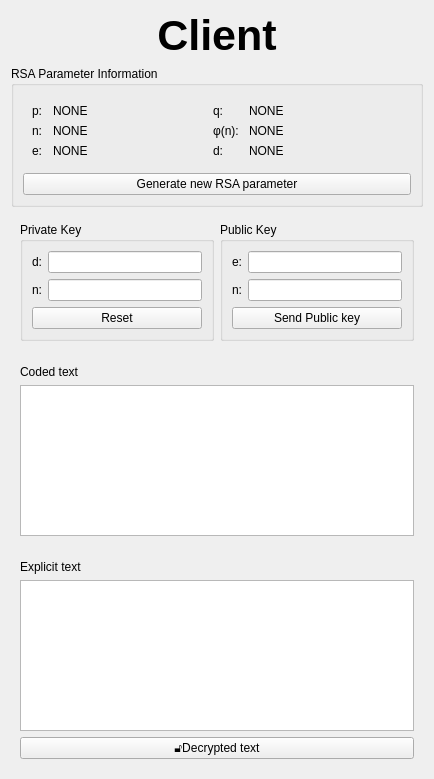
<?xml version="1.0" encoding="UTF-8"?>
<ui version="4.0">
 <class>Client</class>
 <widget class="QWidget" name="Client">
  <property name="geometry">
   <rect>
    <x>0</x>
    <y>0</y>
    <width>434</width>
    <height>779</height>
   </rect>
  </property>
  <property name="windowTitle">
   <string>Form</string>
  </property>
  <layout class="QVBoxLayout" name="verticalLayout_3">
   <item>
    <widget class="QLabel" name="label_13">
     <property name="font">
      <font>
       <pointsize>32</pointsize>
       <bold>true</bold>
      </font>
     </property>
     <property name="text">
      <string>Client</string>
     </property>
     <property name="alignment">
      <set>Qt::AlignCenter</set>
     </property>
    </widget>
   </item>
   <item>
    <widget class="QGroupBox" name="groupBox">
     <property name="title">
      <string>RSA Parameter Information</string>
     </property>
     <layout class="QVBoxLayout" name="verticalLayout_4">
      <item>
       <widget class="QWidget" name="widget_5" native="true">
        <layout class="QGridLayout" name="gridLayout_4">
         <item row="0" column="0">
          <widget class="QLabel" name="label">
           <property name="maximumSize">
            <size>
             <width>15</width>
             <height>16777215</height>
            </size>
           </property>
           <property name="text">
            <string>p:</string>
           </property>
          </widget>
         </item>
         <item row="0" column="1">
          <widget class="QLabel" name="lb_p">
           <property name="text">
            <string>NONE</string>
           </property>
          </widget>
         </item>
         <item row="0" column="2">
          <widget class="QLabel" name="label_2">
           <property name="text">
            <string>q:</string>
           </property>
          </widget>
         </item>
         <item row="0" column="3">
          <widget class="QLabel" name="lb_q">
           <property name="text">
            <string>NONE</string>
           </property>
          </widget>
         </item>
         <item row="1" column="0">
          <widget class="QLabel" name="label_3">
           <property name="maximumSize">
            <size>
             <width>15</width>
             <height>16777215</height>
            </size>
           </property>
           <property name="text">
            <string>n:</string>
           </property>
          </widget>
         </item>
         <item row="1" column="1">
          <widget class="QLabel" name="lb_n">
           <property name="text">
            <string>NONE</string>
           </property>
          </widget>
         </item>
         <item row="1" column="2">
          <widget class="QLabel" name="label_4">
           <property name="maximumSize">
            <size>
             <width>30</width>
             <height>16777215</height>
            </size>
           </property>
           <property name="text">
            <string>φ(n):</string>
           </property>
          </widget>
         </item>
         <item row="1" column="3">
          <widget class="QLabel" name="lb_fn">
           <property name="text">
            <string>NONE</string>
           </property>
          </widget>
         </item>
         <item row="2" column="0">
          <widget class="QLabel" name="label_5">
           <property name="maximumSize">
            <size>
             <width>15</width>
             <height>16777215</height>
            </size>
           </property>
           <property name="text">
            <string>e:</string>
           </property>
          </widget>
         </item>
         <item row="2" column="1">
          <widget class="QLabel" name="lb_e">
           <property name="text">
            <string>NONE</string>
           </property>
          </widget>
         </item>
         <item row="2" column="2">
          <widget class="QLabel" name="label_6">
           <property name="text">
            <string>d:</string>
           </property>
          </widget>
         </item>
         <item row="2" column="3">
          <widget class="QLabel" name="lb_d">
           <property name="text">
            <string>NONE</string>
           </property>
          </widget>
         </item>
        </layout>
       </widget>
      </item>
      <item>
       <widget class="QPushButton" name="btnGenerateNewRSAParameters">
        <property name="text">
         <string>Generate new RSA parameter</string>
        </property>
       </widget>
      </item>
     </layout>
    </widget>
   </item>
   <item>
    <widget class="QWidget" name="widget" native="true">
     <layout class="QHBoxLayout" name="horizontalLayout">
      <item>
       <widget class="QGroupBox" name="groupBox_2">
        <property name="title">
         <string>Private Key</string>
        </property>
        <layout class="QGridLayout" name="gridLayout_2">
         <item row="2" column="1">
          <widget class="QLineEdit" name="le_privete_n"/>
         </item>
         <item row="1" column="0">
          <widget class="QLabel" name="label_15">
           <property name="text">
            <string>d:</string>
           </property>
          </widget>
         </item>
         <item row="1" column="1">
          <widget class="QLineEdit" name="le_privete_d"/>
         </item>
         <item row="2" column="0">
          <widget class="QLabel" name="label_14">
           <property name="maximumSize">
            <size>
             <width>15</width>
             <height>16777215</height>
            </size>
           </property>
           <property name="text">
            <string>n:</string>
           </property>
          </widget>
         </item>
         <item row="3" column="0" colspan="2">
          <widget class="QPushButton" name="btnReset">
           <property name="text">
            <string>Reset</string>
           </property>
          </widget>
         </item>
        </layout>
       </widget>
      </item>
      <item>
       <widget class="QGroupBox" name="groupBox_3">
        <property name="title">
         <string>Public Key</string>
        </property>
        <layout class="QGridLayout" name="gridLayout_3">
         <item row="0" column="0">
          <widget class="QLabel" name="label_19">
           <property name="maximumSize">
            <size>
             <width>15</width>
             <height>16777215</height>
            </size>
           </property>
           <property name="text">
            <string>e:</string>
           </property>
          </widget>
         </item>
         <item row="1" column="0">
          <widget class="QLabel" name="label_20">
           <property name="maximumSize">
            <size>
             <width>15</width>
             <height>16777215</height>
            </size>
           </property>
           <property name="text">
            <string>n:</string>
           </property>
          </widget>
         </item>
         <item row="1" column="1">
          <widget class="QLineEdit" name="le_public_n"/>
         </item>
         <item row="0" column="1">
          <widget class="QLineEdit" name="le_public_e"/>
         </item>
         <item row="2" column="0" colspan="2">
          <widget class="QPushButton" name="btnSendPublicKey">
           <property name="text">
            <string>Send Public key</string>
           </property>
          </widget>
         </item>
        </layout>
       </widget>
      </item>
     </layout>
    </widget>
   </item>
   <item>
    <widget class="QWidget" name="widget_3" native="true">
     <layout class="QVBoxLayout" name="verticalLayout">
      <item>
       <widget class="QLabel" name="label_22">
        <property name="text">
         <string>Coded text</string>
        </property>
       </widget>
      </item>
      <item>
       <widget class="QTextBrowser" name="textBrowser"/>
      </item>
     </layout>
    </widget>
   </item>
   <item>
    <widget class="QWidget" name="widget_4" native="true">
     <layout class="QVBoxLayout" name="verticalLayout_2">
      <item>
       <widget class="QLabel" name="label_23">
        <property name="text">
         <string>Explicit text</string>
        </property>
       </widget>
      </item>
      <item>
       <widget class="QTextBrowser" name="textBrowser_2"/>
      </item>
      <item>
       <widget class="QPushButton" name="btnDecrypt">
        <property name="text">
         <string>🔓Decrypted text</string>
        </property>
       </widget>
      </item>
     </layout>
    </widget>
   </item>
  </layout>
 </widget>
 <tabstops>
  <tabstop>btnGenerateNewRSAParameters</tabstop>
  <tabstop>le_privete_d</tabstop>
  <tabstop>le_privete_n</tabstop>
  <tabstop>btnReset</tabstop>
  <tabstop>le_public_e</tabstop>
  <tabstop>le_public_n</tabstop>
  <tabstop>btnSendPublicKey</tabstop>
  <tabstop>textBrowser</tabstop>
  <tabstop>textBrowser_2</tabstop>
  <tabstop>btnDecrypt</tabstop>
 </tabstops>
 <resources/>
 <connections/>
</ui>
